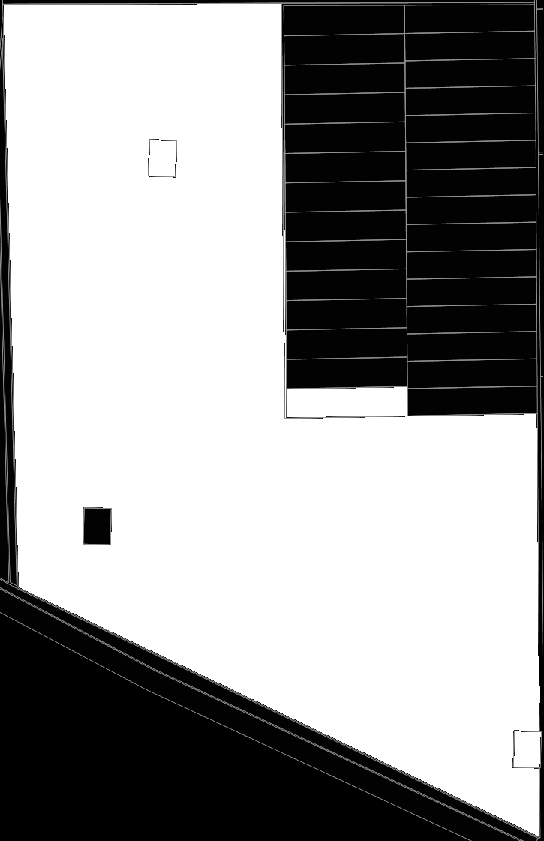
#> input picture BBOX/fillImage.png, 544 x 841 px
$ python 'find Conturs 222.py'
#> lines starting #> are read from the running program, lines starting #| are printed output that depends on the picture
import cv2
import numpy as np
from PIL import Image
img = cv2.imread("fillImage.png")
#> img is the input picture: shape (841, 544, 3); min 0, max 255, mean 153.6
# img = cv2.imread("red_only.png")
hsv = cv2.cvtColor(img, cv2.COLOR_BGR2HSV)
#> hsv: shape (841, 544, 3); mean H, S, V 0, 0, 153.6

# jpg_image_mat = np.array(img)
# print(jpg_image_mat.shape)
# pixel_value_to_replace = 0
# rows, cols, channels = jpg_image_mat.shape
# for i in range(rows):
#     for j in range(cols):
#         if(jpg_image_mat[i, j, 1] == pixel_value_to_replace):
#             jpg_image_mat[i, j, 1] = 255
#
# # # changing 255 to 0 in second channel
# # for i in range(rows):
# #     for j in range(cols):
# #         if(jpg_image_mat[i, j, 2] == pixel_value_to_replace):
# #             jpg_image_mat[i, j, 2] = 255

# saving new modified matrix in image format
# new_image = Image.fromarray(jpg_image_mat)
# new_image.save("new_square.jpg")

# define range of red color in HSV
lower_red = np.array([76,98,113])
# lower_red = np.array([112, 132, 102])
upper_red = np.array([120, 89, 253])
# upper_red = np.array([0, 0, 0])
# Threshold the HSV image    to get only red colors
mask = cv2.inRange(hsv, lower_red, upper_red)
#> mask: shape (841, 544); every value is 0
# print(mask)
red_only = cv2.bitwise_and(img, img, mask=mask)
#> red_only: shape (841, 544, 3); every value is 0

# convert mask to 3-channel image to perform subtract
mask = cv2.cvtColor(mask, cv2.COLOR_GRAY2BGR)

res = cv2.subtract(hsv, mask)  # negative values become 0 -> black
res2 = cv2.subtract(img, hsv)  # negative values become 0 -> black
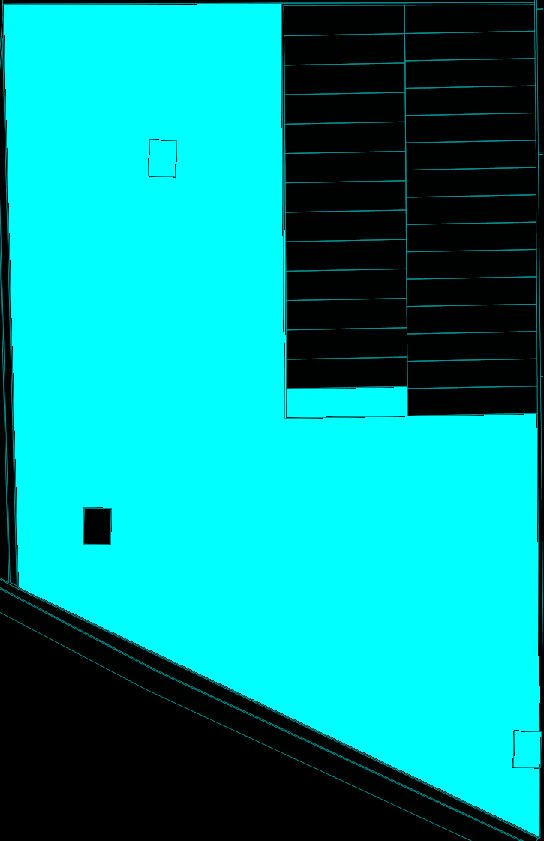
#> res2: shape (841, 544, 3); mean B, G, R 153.6, 153.6, 0
res3 = cv2.subtract(img, res)  # negative values become 0 -> black
# res4 = cv2.subtract(hsv, res3)  # negative values become 0 -> black
res4 = cv2.subtract(img, res2)  # negative values become 0 -> black

# res4_mask = cv2.subtract(hsv, res4)
# hsv_res5 = cv2.subtract(res4_mask, res4)
# hsv_res6 = cv2.subtract(hsv_res5, hsv_res4)
coordinates = np.argwhere(mask)
#> coordinates = empty array


cv2.imshow("img.png", img)
cv2.imshow("hsv", hsv)
cv2.imshow("res", res)
cv2.imshow("res2", res2)
cv2.imshow("res3", res3)
cv2.imshow("res4", res4)
cv2.waitKey(0)
